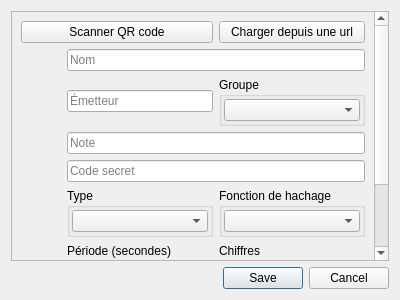
<?xml version="1.0" encoding="UTF-8"?>
<ui version="4.0">
 <class>AddDialog</class>
 <widget class="QDialog" name="AddDialog">
  <property name="geometry">
   <rect>
    <x>0</x>
    <y>0</y>
    <width>400</width>
    <height>300</height>
   </rect>
  </property>
  <property name="windowTitle">
   <string>Modifier l'entrée</string>
  </property>
  <layout class="QGridLayout" name="gridLayout">
   <item row="2" column="0">
    <widget class="QDialogButtonBox" name="buttonBox">
     <property name="orientation">
      <enum>Qt::Horizontal</enum>
     </property>
     <property name="standardButtons">
      <set>QDialogButtonBox::Cancel|QDialogButtonBox::Save</set>
     </property>
    </widget>
   </item>
   <item row="1" column="0">
    <widget class="QScrollArea" name="scrollArea">
     <property name="widgetResizable">
      <bool>true</bool>
     </property>
     <widget class="QWidget" name="scrollAreaWidgetContents">
      <property name="geometry">
       <rect>
        <x>0</x>
        <y>0</y>
        <width>366</width>
        <height>380</height>
       </rect>
      </property>
      <layout class="QGridLayout" name="gridLayout_2">
       <item row="4" column="1" colspan="2">
        <widget class="QLineEdit" name="note_edit">
         <property name="placeholderText">
          <string>Note</string>
         </property>
        </widget>
       </item>
       <item row="6" column="0">
        <widget class="QPushButton" name="info_icon">
         <property name="text">
          <string/>
         </property>
         <property name="icon">
          <iconset theme="mail-mark-important"/>
         </property>
         <property name="autoDefault">
          <bool>false</bool>
         </property>
         <property name="flat">
          <bool>true</bool>
         </property>
        </widget>
       </item>
       <item row="7" column="2">
        <widget class="QGroupBox" name="digitsBox">
         <property name="title">
          <string>Chiffres</string>
         </property>
         <layout class="QVBoxLayout" name="verticalLayout_2">
          <property name="leftMargin">
           <number>2</number>
          </property>
          <property name="topMargin">
           <number>2</number>
          </property>
          <property name="rightMargin">
           <number>2</number>
          </property>
          <property name="bottomMargin">
           <number>2</number>
          </property>
          <item>
           <widget class="QLineEdit" name="digits_edit">
            <property name="inputMask">
             <string/>
            </property>
            <property name="text">
             <string>6</string>
            </property>
            <property name="placeholderText">
             <string>6</string>
            </property>
           </widget>
          </item>
         </layout>
        </widget>
       </item>
       <item row="5" column="0">
        <widget class="QPushButton" name="secu_icon">
         <property name="text">
          <string/>
         </property>
         <property name="icon">
          <iconset theme="security-medium"/>
         </property>
         <property name="autoDefault">
          <bool>false</bool>
         </property>
         <property name="flat">
          <bool>true</bool>
         </property>
        </widget>
       </item>
       <item row="6" column="1">
        <widget class="QGroupBox" name="typeBox">
         <property name="title">
          <string>Type</string>
         </property>
         <layout class="QVBoxLayout" name="verticalLayout_4">
          <property name="leftMargin">
           <number>2</number>
          </property>
          <property name="topMargin">
           <number>2</number>
          </property>
          <property name="rightMargin">
           <number>2</number>
          </property>
          <property name="bottomMargin">
           <number>2</number>
          </property>
          <item>
           <widget class="QComboBox" name="type_combo"/>
          </item>
         </layout>
        </widget>
       </item>
       <item row="7" column="1">
        <widget class="QGroupBox" name="periodBox">
         <property name="title">
          <string>Période (secondes)</string>
         </property>
         <layout class="QVBoxLayout" name="verticalLayout">
          <property name="leftMargin">
           <number>2</number>
          </property>
          <property name="topMargin">
           <number>2</number>
          </property>
          <property name="rightMargin">
           <number>2</number>
          </property>
          <property name="bottomMargin">
           <number>2</number>
          </property>
          <item>
           <widget class="QLineEdit" name="period_edit">
            <property name="text">
             <string>30</string>
            </property>
            <property name="placeholderText">
             <string>30</string>
            </property>
           </widget>
          </item>
         </layout>
        </widget>
       </item>
       <item row="5" column="1" colspan="2">
        <widget class="QLineEdit" name="secret_edit">
         <property name="text">
          <string/>
         </property>
         <property name="placeholderText">
          <string>Code secret</string>
         </property>
        </widget>
       </item>
       <item row="6" column="2">
        <widget class="QGroupBox" name="hash_box">
         <property name="title">
          <string>Fonction de hachage</string>
         </property>
         <layout class="QVBoxLayout" name="verticalLayout_3">
          <property name="leftMargin">
           <number>2</number>
          </property>
          <property name="topMargin">
           <number>2</number>
          </property>
          <property name="rightMargin">
           <number>2</number>
          </property>
          <property name="bottomMargin">
           <number>2</number>
          </property>
          <item>
           <widget class="QComboBox" name="hash_combo"/>
          </item>
         </layout>
        </widget>
       </item>
       <item row="4" column="0">
        <widget class="QPushButton" name="note_icon">
         <property name="text">
          <string/>
         </property>
         <property name="icon">
          <iconset theme="format-justify-left"/>
         </property>
         <property name="autoDefault">
          <bool>false</bool>
         </property>
         <property name="flat">
          <bool>true</bool>
         </property>
        </widget>
       </item>
       <item row="3" column="1">
        <widget class="QLineEdit" name="issuer_edit">
         <property name="placeholderText">
          <string>Émetteur</string>
         </property>
        </widget>
       </item>
       <item row="8" column="1">
        <widget class="QGroupBox" name="useBox">
         <property name="title">
          <string>Utilisations</string>
         </property>
         <property name="flat">
          <bool>false</bool>
         </property>
         <property name="checkable">
          <bool>false</bool>
         </property>
         <layout class="QVBoxLayout" name="verticalLayout_5">
          <property name="leftMargin">
           <number>2</number>
          </property>
          <property name="topMargin">
           <number>2</number>
          </property>
          <property name="rightMargin">
           <number>2</number>
          </property>
          <property name="bottomMargin">
           <number>2</number>
          </property>
          <item>
           <widget class="QLineEdit" name="use_edit">
            <property name="text">
             <string>0</string>
            </property>
            <property name="placeholderText">
             <string>0</string>
            </property>
           </widget>
          </item>
         </layout>
        </widget>
       </item>
       <item row="3" column="2">
        <widget class="QGroupBox" name="groupBox">
         <property name="title">
          <string>Groupe</string>
         </property>
         <layout class="QVBoxLayout" name="verticalLayout_6">
          <property name="leftMargin">
           <number>2</number>
          </property>
          <property name="topMargin">
           <number>2</number>
          </property>
          <property name="rightMargin">
           <number>2</number>
          </property>
          <property name="bottomMargin">
           <number>2</number>
          </property>
          <item>
           <widget class="QComboBox" name="group_combo"/>
          </item>
         </layout>
        </widget>
       </item>
       <item row="2" column="0">
        <widget class="QPushButton" name="id_icon">
         <property name="text">
          <string/>
         </property>
         <property name="icon">
          <iconset theme="preferences-desktop-personal"/>
         </property>
         <property name="autoDefault">
          <bool>false</bool>
         </property>
         <property name="flat">
          <bool>true</bool>
         </property>
        </widget>
       </item>
       <item row="0" column="0" colspan="2">
        <widget class="QPushButton" name="qr_button">
         <property name="text">
          <string>Scanner QR code</string>
         </property>
        </widget>
       </item>
       <item row="2" column="1" colspan="2">
        <widget class="QLineEdit" name="name_edit">
         <property name="placeholderText">
          <string>Nom</string>
         </property>
        </widget>
       </item>
       <item row="0" column="2">
        <widget class="QPushButton" name="url_button">
         <property name="text">
          <string>Charger depuis une url</string>
         </property>
        </widget>
       </item>
      </layout>
     </widget>
    </widget>
   </item>
  </layout>
 </widget>
 <resources/>
 <connections>
  <connection>
   <sender>buttonBox</sender>
   <signal>accepted()</signal>
   <receiver>AddDialog</receiver>
   <slot>accept()</slot>
   <hints>
    <hint type="sourcelabel">
     <x>248</x>
     <y>254</y>
    </hint>
    <hint type="destinationlabel">
     <x>157</x>
     <y>274</y>
    </hint>
   </hints>
  </connection>
  <connection>
   <sender>buttonBox</sender>
   <signal>rejected()</signal>
   <receiver>AddDialog</receiver>
   <slot>reject()</slot>
   <hints>
    <hint type="sourcelabel">
     <x>316</x>
     <y>260</y>
    </hint>
    <hint type="destinationlabel">
     <x>286</x>
     <y>274</y>
    </hint>
   </hints>
  </connection>
 </connections>
</ui>
